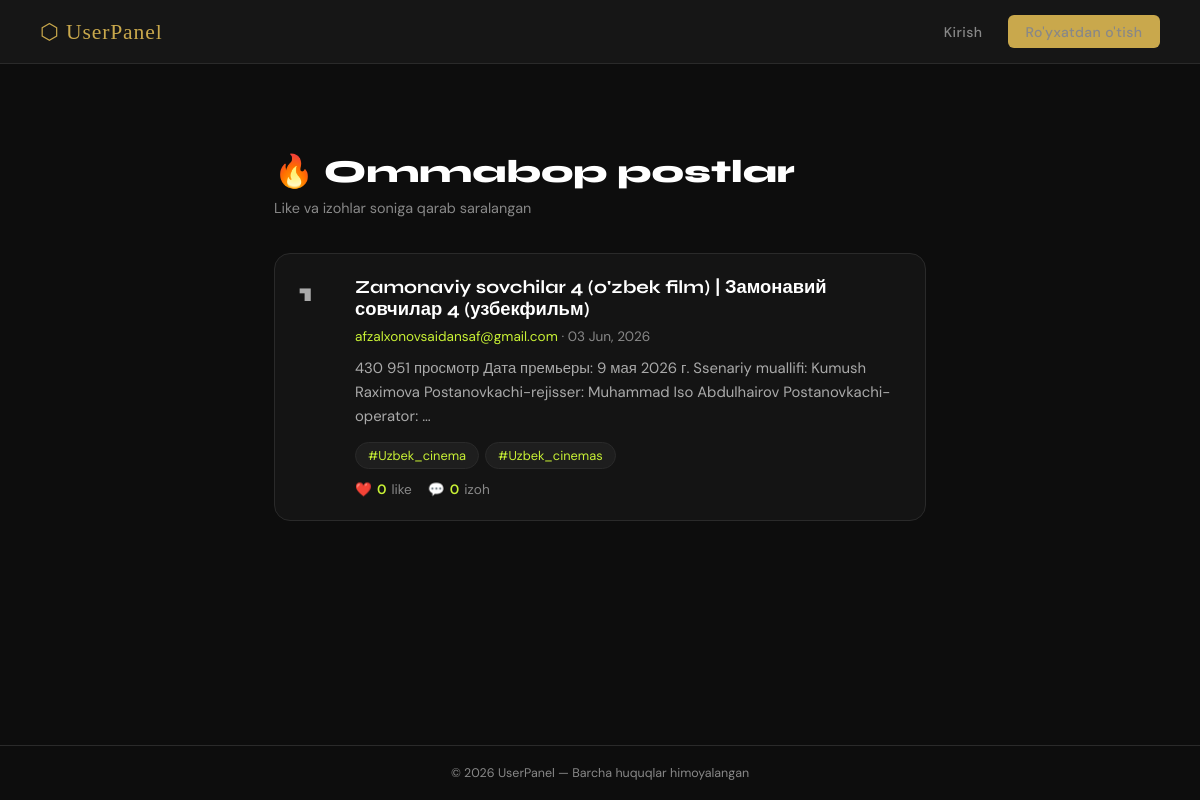
The page /popular/ on the database as committed earlier.
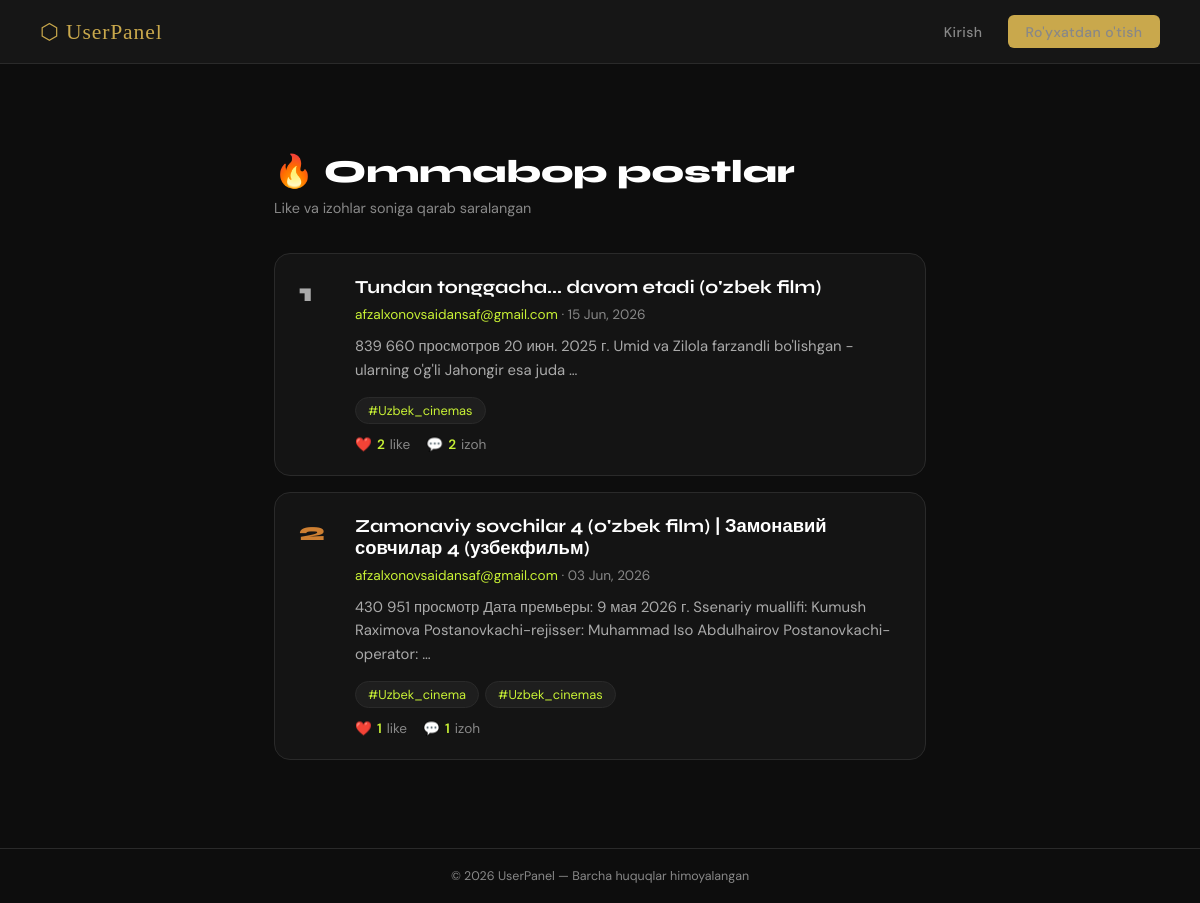
The same page on the database as committed later.
### user/models.py (models this page shows, shortened)
class Post(models.Model):
    author = models.ForeignKey(CustomUser,on_delete=models.CASCADE,related_name='posts')
    tags = models.ManyToManyField(Tag,blank=True,related_name='posts')
    title = models.CharField(max_length=200)
    content = models.TextField()
    image = models.ImageField(upload_to='posts/',blank=True,null=True)
    slug = models.SlugField(unique=True, blank=True)
    created_at = models.DateTimeField(auto_now_add=True)
    updated_at = models.DateTimeField(auto_now=True)
    views_count = models.PositiveIntegerField(default=0)
    likes_count = models.PositiveIntegerField(default=0)
    class Meta:
        ordering = ['-created_at']

class CustomUser(AbstractUser):
    username=None
    email=models.EmailField(unique=True)
    USERNAME_FIELD='email'
    REQUIRED_FIELDS=['first_name', 'last_name']
    phone_number=models.CharField(max_length=50, blank=False, null=False)
    slug=models.SlugField(unique=True, blank=True)
    picture=models.ImageField(upload_to='media/', blank=True, null=True)
    created_at=models.DateTimeField(auto_now_add=True)
    objects=CustomUserManager()

class Tag(models.Model):
    name = models.CharField(max_length=50, unique=True)
    slug = models.SlugField(unique=True, blank=True)

### user/views.py (the view)
# urls.py: path('popular/', views.popular_posts, name='popular_posts'),
def popular_posts(request):
    posts = Post.objects.annotate(
        total_likes=Count('likes'),
        total_comments=Count('comments')
    ).order_by('-total_likes', '-total_comments')
    return render(request, 'popular_posts.html', {'posts': posts})

### templates/popular_posts.html (shortened to what this page needs)
{% extends 'base.html' %}
{% load static %}
{% block content %}
<div class="popular-wrapper">
    <div class="popular-header">
        <h1>🔥 Ommabop postlar</h1>
        <p>Like va izohlar soniga qarab saralangan</p>
    </div>
    {% if posts %}
        {% for post in posts %}
            <a href="{% url 'post_detail' post.slug %}" class="post-card">
                <div class="post-rank">{{ forloop.counter }}</div>
                <div class="post-body">
                    <p class="post-card-title">{{ post.title }}</p>
                    <p class="post-card-meta">
                        <span>{{ post.author.email }}</span> · {{ post.created_at|date:"d M, Y" }}
                    </p>
                    <p class="post-card-excerpt">{{ post.content|truncatewords:18 }}</p>
                    {% if post.tags.all %}
                        <div class="post-card-tags">
                            {% for tag in post.tags.all %}
                                <span class="tag">#{{ tag.name }}</span>
                            {% endfor %}
                        </div>
                    {% endif %}
                    <div class="post-stats">
                        <span class="stat">❤️ <strong>{{ post.total_likes }}</strong> like</span>
                        <span class="stat">💬 <strong>{{ post.total_comments }}</strong> izoh</span>
                    </div>
                </div>
            </a>
        {% endfor %}
    {% else %}
        <div class="empty-state">
            <p>😕 Hali postlar mavjud emas.</p>
            <a href="{% url 'post_list' %}" class="btn-back">← Barcha postlar</a>
        </div>
    {% endif %}
</div>
{% endblock %}

Rows that differ between the two databases and show on the page:
added Post: title "Tundan tonggacha... davom etadi (o'zbek film)", author.email "afzalxonovsaidansaf@gmail.com", created_at "15 Jun, 2026", content "839 660 просмотров 20 июн. 2025 г. Umid va Zilola farzandli bo'lishgan - ularning o'g'li Jahongir esa juda …", total_likes "2", total_comments "2", Tag (name "Uzbek_cinemas")
computed for Post "Zamonaviy sovchilar 4 (o'zbek film) | Замонавий совчилар 4 (узбекфильм)": total_likes "0" → "1"; total_comments "0" → "1"
